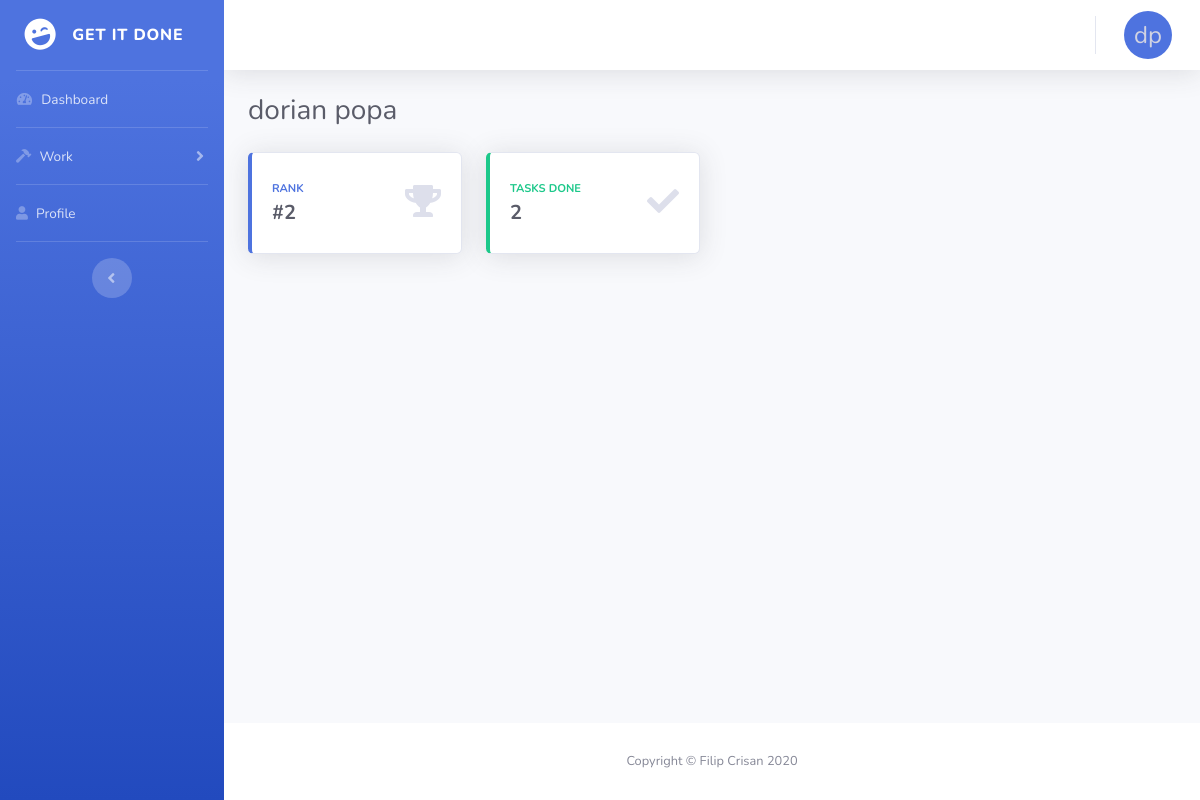
/profile (signed in), run on the app's committed database.
### repository/models.py (models this page shows)
class User(db.Model, UserMixin):
    id = db.Column(db.Integer, primary_key=True)
    first_name = db.Column(db.String(100))
    last_name = db.Column(db.String(100))
    email = db.Column(db.String(100), unique=True)
    password = db.Column(db.String(100))
    re_pass = db.Column(db.String(100))
    tasks = db.relationship('Task', backref='assigned_to')

### main.py (the view)
@main.route('/profile')
@login_required
def profile():
	registered_users = User.query.all()
	registered_users.sort(key=get_tasks_done, reverse=True)
	rank = 1
	last = get_tasks_done(registered_users[0])
	for i in range(len(registered_users)):
		curr = get_tasks_done(registered_users[i])
		if curr != last:
			rank = rank + 1
		last = curr
		if registered_users[i].id == current_user.id:
			break
	return render_template('profile.html', rank=rank, tasks_done=get_tasks_done(current_user))

### app.py (called while the page is built)
@login_manager.user_loader
def load_user(user_id):
    return User.query.get(int(user_id))

### main.py (called while the page is built)
def get_tasks_done(user):
	count = 0
	for task in user.tasks:
		if task.state == 'Done':
			count = count + 1
	return count

### templates/profile.html (shortened to what this page needs)
<!DOCTYPE html>
<html lang="en">
<head>
  <link rel="stylesheet" href="https://use.fontawesome.com/releases/v5.12.1/css/all.css">
  <link href="{{ url_for('static', filename='all.min.css') }}" rel="stylesheet" type="text/css">
  <link href="{{ url_for('static', filename='sb-admin-2.min.css') }}" rel="stylesheet">
</head>
<body id="page-top">
  <div id="wrapper">
    <ul class="navbar-nav bg-gradient-primary sidebar sidebar-dark accordion" id="accordionSidebar">
      <a class="sidebar-brand d-flex align-items-center justify-content-center" href="/">
        <div class="sidebar-brand-icon rotate-n-15">
          <i class="fas fa-laugh-wink"></i>
        </div>
        <div class="sidebar-brand-text mx-3">Get It Done</div>
      </a>
      <hr class="sidebar-divider my-0">
      <li class="nav-item">
        <a class="nav-link" href="/">
          <i class="fas fa-fw fa-tachometer-alt"></i>
          <span>Dashboard</span></a>
      </li>
      <hr class="sidebar-divider my-0">
      <li class="nav-item">
        <a class="nav-link collapsed" href="#" data-toggle="collapse" data-target="#collapseTwo" aria-expanded="true" aria-controls="collapseTwo">
          <i class="fas fa-hammer"></i>
          <span>Work</span>
        </a>
      </li>
      <hr class="sidebar-divider my-0">
      <li class="nav-item">
        <a class="nav-link" href="profile">
          <i class="fas fa-user fa-chart-area"></i>
          <span>Profile</span></a>
      </li>
      <hr class="sidebar-divider d-none d-md-block">
      <div class="text-center d-none d-md-inline">
        <button class="rounded-circle border-0" id="sidebarToggle"></button>
      </div>
    </ul>
    <div id="content-wrapper" class="d-flex flex-column">
      <div id="content">
        <nav class="navbar navbar-expand navbar-light bg-white topbar mb-4 static-top shadow">
          <ul class="navbar-nav ml-auto">
            <li class="nav-item dropdown no-arrow">
              <a class="nav-link dropdown-toggle" href="#" id="userDropdown" role="button" data-toggle="dropdown" aria-haspopup="true" aria-expanded="false">
                <div class="circle">
                  <span class="initials">{{ current_user.first_name[0] }}{{ current_user.last_name[0] }}</span>
                </div>
              </a>
            </li>
          </ul>
        </nav>
        <div class="container-fluid">
          <div class="d-sm-flex align-items-center justify-content-between mb-4">
            <h1 class="h3 mb-0 text-gray-800">{{ current_user.first_name }} {{ current_user.last_name }}</h1>
          </div>
           <div class="row">
            <div class="col-xl-3 col-md-6 mb-4">
              <div class="card border-left-primary shadow h-100 py-2">
                <div class="card-body">
                  <div class="row no-gutters align-items-center">
                    <div class="col mr-2">
                      <div class="text-xs font-weight-bold text-primary text-uppercase mb-1">Rank</div>
                      <div class="h5 mb-0 font-weight-bold text-gray-800">#{{ rank }}</div>
                    </div>
                    <div class="col-auto">
                      <i class="fas fa-trophy fa-2x text-gray-300"></i>
                    </div>
                  </div>
                </div>
              </div>
            </div>
            <div class="col-xl-3 col-md-6 mb-4">
              <div class="card border-left-success shadow h-100 py-2">
                <div class="card-body">
                  <div class="row no-gutters align-items-center">
                    <div class="col mr-2">
                      <div class="text-xs font-weight-bold text-success text-uppercase mb-1">Tasks Done</div>
                      <div class="h5 mb-0 font-weight-bold text-gray-800">{{ tasks_done }}</div>
                    </div>
                    <div class="col-auto">
                      <i class="fas fa-check fa-2x text-gray-300"></i>
                    </div>
                  </div>
                </div>
              </div>
            </div>
          </div>
        </div>
      </div>
      <footer class="sticky-footer bg-white">
        <div class="container my-auto">
          <div class="copyright text-center my-auto">
            <span>Copyright &copy; Filip Crisan 2020</span>
          </div>
        </div>
      </footer>
    </div>
  </div>
</body>
</html>

### templates/profile.html (style rules this page uses)
:root { --avatar-size: 3rem; }
.circle { background-color: #4e73df; border-radius: 50%; height: var(--avatar-size); text-align: center; width: var(--avatar-size); }
.initials { font-size: calc(var(--avatar-size) / 2); line-height: 1; position: relative; top: calc(var(--avatar-size) / 4); }

### data on the page
User: first_name "d", last_name "p", first_name "dorian", last_name "popa"

### other printed values
{{ rank }} "2"
{{ tasks_done }} "2"
